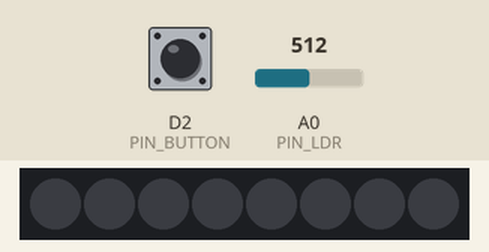
This sketch was run on a simulated ESP8266 (NodeMCU). Parts: 8 RGB LEDs in strip order, left to right. The test bench sets the inputs (shaded band); at power-on: A0 (PIN_LDR) = 512, D2 (PIN_BUTTON) HIGH. Dim RGB values are drawn brighter than linear; WiFi joins after 1.5 s; servers stay silent unless stated; no MQTT or app messages arrive unless stated; what the sketch prints to the serial monitor is not drawn.

Above: at 3.4 s.
3.5 s: A0 (PIN_LDR) set to 8
At 4.6 s:
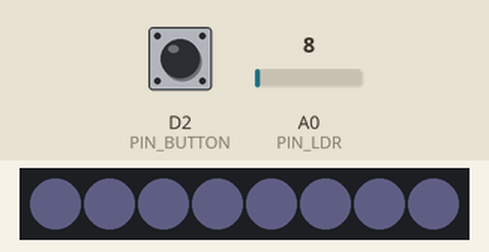
5.2 s: D2 (PIN_BUTTON) pulled LOW for 0.15 s
At 6.6 s:
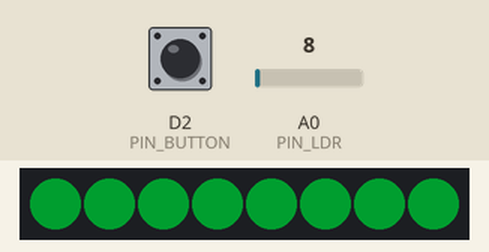
8.3 s: D2 (PIN_BUTTON) pulled LOW for 1 s
At 9.0 s:
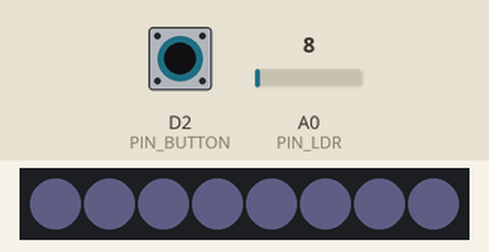
10.8 s: D2 (PIN_BUTTON) pulled LOW for 3.2 s
At 12.1 s:
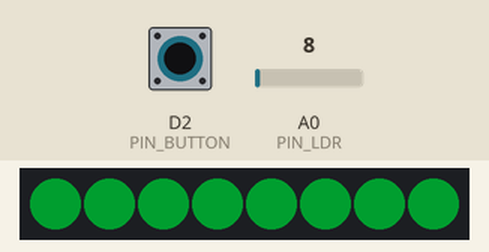
Timing chart, 0 to 13.8 s (numbered marks = the images above; inputs shaded):
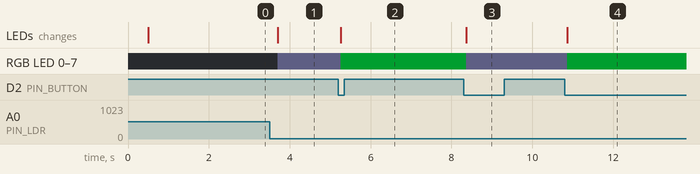

Measured:
- after the input at 3.5 s, RGB LED 0–7: off → RGB(5, 5, 7) after 0.21 s; the LEDs: change after 0.21 s (image 1)
- after the input at 5.2 s, RGB LED 0–7: RGB(5, 5, 7) → RGB(0, 30, 9) after 0.06 s; the LEDs: change after 0.06 s (image 2)
- after the input at 8.3 s, RGB LED 0–7: RGB(0, 30, 9) → RGB(5, 5, 7) after 0.07 s; the LEDs: change after 0.07 s (image 3)
- after the input at 10.8 s, RGB LED 0–7: RGB(5, 5, 7) → RGB(0, 30, 9) after 0.06 s; the LEDs: change after 0.06 s (image 4)

The sketch:

sketch_nov25a.ino
```cpp
#include <ESP8266WiFi.h>
#include <PubSubClient.h>
#include <ArduinoJson.h>
#include <Adafruit_NeoPixel.h>

// ==========================================
// 1. RED WI-FI
const char* WIFI_SSID = "nombre_de_red_wifi";
const char* WIFI_PASS = "tu_contraseña_wifi";
#define NUM_LEDS 8

// ==========================================
// 2. PINES DE HARDWARE (NODEMCU V2 AMICA)
#define PIN_LDR     A0  // nodo LDR + resistencia
#define PIN_BUTTON  D2  // boton a GND
#define PIN_LED     D5  // DIN de la tira LED

// ==========================================
// 3. MQTT (WEBAPP PARADA SEGURA)
const char* MQTT_BROKER   = "broker.emqx.io";
const int   MQTT_PORT     = 1883;
const char* CLIENT_ID     = "esp8266_parada_p14_lina";
const char* TOPIC_ESTADO  = "parada_segura_uabc_441/p14/estado";
const char* TOPIC_COMANDO = "parada_segura_uabc_441/p14/comandos";

// ==========================================
// 4. VARIABLES Y UMBRALES
WiFiClient espClient;
PubSubClient mqtt(espClient);
Adafruit_NeoPixel aroLed(NUM_LEDS, PIN_LED, NEO_GRB + NEO_KHZ800);
WiFiEventHandler eventoDesconexion;

int lecturaCrudaLdr = 0;
int luxActual = 0;
bool modoNocturno = false;
bool paradaSolicitada = false;
bool botonPresionado = false;
String estadoLed = "OFF";
bool wifiYaConectado = false;

unsigned long ultimoEnvioMqtt = 0;
unsigned long ultimaLecturaLdr = 0;
unsigned long ultimoLogLdr = 0;
unsigned long ultimoAvisoWifi = 0;
unsigned long ultimoIntentoMqtt = 0;
unsigned long ultimoReboteBoton = 0;
int ultimoEstadoBoton = HIGH;

const unsigned long INTERVALO_TELEMETRIA = 3000;
const unsigned long INTERVALO_LECTURA_LDR = 500; // Evita saturar el radio Wi-Fi

// Umbrales calibrados a tu lectura real (oscuro: ~2, con luz: ~48-100)
const int UMBRAL_NOCHE_ON  = 8; // Enciende modo nocturno si Lux <= 15
const int UMBRAL_NOCHE_OFF = 18; // Apaga modo nocturno si Lux >= 35

// ==========================================
// HARDWARE
void actualizarAroLed() {
  if (paradaSolicitada) {
    estadoLed = "ALERT";
    for (int i = 0; i < NUM_LEDS; i++) {
      aroLed.setPixelColor(i, aroLed.Color(0, 255, 80));
    }
  } else if (modoNocturno) {
    estadoLed = "COURTESY";
    for (int i = 0; i < NUM_LEDS; i++) {
      aroLed.setPixelColor(i, aroLed.Color(45, 45, 60));
    }
  } else {
    estadoLed = "OFF";
    aroLed.clear();
  }
  aroLed.show();
}

void publicarEstado() {
  if (!mqtt.connected()) return;

  JsonDocument doc;
  doc["stop_id"] = 14;
  doc["lux"] = luxActual;
  doc["night_mode"] = modoNocturno;
  doc["button_pressed"] = botonPresionado;
  doc["led_state"] = estadoLed;
  doc["seats_free"] = 7;
  doc["occupancy_color"] = "GREEN";
  doc["device_id"] = "ESP8266-P14";
  doc["rssi"] = WiFi.RSSI();

  char payload[256];
  serializeJson(doc, payload);

  if (mqtt.publish(TOPIC_ESTADO, payload, false)) {
    Serial.printf("[MQTT TX] %s\n", payload);
  } else {
    Serial.println("[MQTT ERROR] Fallo al publicar");
  }
}

void leerLdr() {
  lecturaCrudaLdr = analogRead(PIN_LDR);
  luxActual = map(lecturaCrudaLdr, 0, 1023, 0, 1000);
  luxActual = constrain(luxActual, 0, 1000);

  if (millis() - ultimoLogLdr >= 2000) {
    ultimoLogLdr = millis();
    Serial.printf("[LDR] A0 crudo: %d | Lux: %d | Noche: %s | LED: %s\n",
                  lecturaCrudaLdr, luxActual, modoNocturno ? "SI" : "NO", estadoLed.c_str());
  }

  bool nuevoModoNocturno = modoNocturno;
  if (!modoNocturno && luxActual <= UMBRAL_NOCHE_ON) {
    nuevoModoNocturno = true;
  } else if (modoNocturno && luxActual >= UMBRAL_NOCHE_OFF) {
    nuevoModoNocturno = false;
  }

  if (nuevoModoNocturno != modoNocturno) {
    modoNocturno = nuevoModoNocturno;
    Serial.printf("[CAMBIO LDR] Modo nocturno: %s (A0=%d, Lux=%d)\n",
                  modoNocturno ? "ACTIVADO" : "DESACTIVADO", lecturaCrudaLdr, luxActual);
    actualizarAroLed();
    publicarEstado();
  }
}

void leerBoton() {
  int lecturaBoton = digitalRead(PIN_BUTTON);
  if (lecturaBoton != ultimoEstadoBoton) {
    ultimoReboteBoton = millis();
  }

  if ((millis() - ultimoReboteBoton) > 50) {
    if (lecturaBoton == LOW && !botonPresionado) {
      botonPresionado = true;
      paradaSolicitada = !paradaSolicitada;
      Serial.printf("[BOTON] Parada solicitada: %s\n", paradaSolicitada ? "SI" : "NO");
      actualizarAroLed();
      publicarEstado();
    } else if (lecturaBoton == HIGH) {
      botonPresionado = false;
    }
  }
  ultimoEstadoBoton = lecturaBoton;
}

void recibirComandoMqtt(char* topic, byte* payload, unsigned int length) {
  Serial.print("[MQTT RX] ");
  for (unsigned int i = 0; i < length; i++) Serial.print((char)payload[i]);
  Serial.println();

  JsonDocument doc;
  if (deserializeJson(doc, payload, length)) return;

  const char* action = doc["action"];
  if (action != nullptr) {
    if (strcmp(action, "REQUEST_STOP") == 0) {
      paradaSolicitada = true;
      actualizarAroLed();
      publicarEstado();
    } else if (strcmp(action, "CANCEL_STOP") == 0) {
      paradaSolicitada = false;
      actualizarAroLed();
      publicarEstado();
    }
  }
}

void gestionarRed() {
  if (WiFi.status() != WL_CONNECTED) {
    wifiYaConectado = false;
    if (millis() - ultimoAvisoWifi > 5000) {
      ultimoAvisoWifi = millis();
      Serial.printf("[WI-FI] Esperando %s (estado=%d)\n", WIFI_SSID, WiFi.status());
    }
    return;
  }

  if (!wifiYaConectado) {
    wifiYaConectado = true;
    Serial.print("[WI-FI] CONECTADO! IP: ");
    Serial.println(WiFi.localIP());
  }

  if (!mqtt.connected()) {
    if (millis() - ultimoIntentoMqtt > 5000) {
      ultimoIntentoMqtt = millis();
      Serial.print("[MQTT] Conectando a broker.emqx.io... ");
      if (mqtt.connect(CLIENT_ID)) {
        Serial.println("CONECTADO!");
        mqtt.subscribe(TOPIC_COMANDO, 1);
        publicarEstado();
      } else {
        Serial.printf("Fallo (rc=%d)\n", mqtt.state());
      }
    }
  } else {
    mqtt.loop();
  }
}

void setup() {
  Serial.begin(115200);
  delay(500);
  Serial.println("\n=== INICIANDO PARADA SEGURA P14 ===");

  pinMode(PIN_BUTTON, INPUT_PULLUP);

  // LEDs apagados durante la conexion Wi-Fi
  aroLed.begin();
  aroLed.setBrightness(30);
  aroLed.clear();
  aroLed.show();

  WiFi.persistent(false);
  WiFi.mode(WIFI_STA);
  WiFi.disconnect();
  delay(200);

  eventoDesconexion = WiFi.onStationModeDisconnected([](const WiFiEventStationModeDisconnected& evt) {
    Serial.printf("[WI-FI RAZON] %s -> codigo %d\n", evt.ssid.c_str(), (int)evt.reason);
  });

  WiFi.setSleepMode(WIFI_NONE_SLEEP);
  WiFi.setAutoReconnect(true);
  Serial.printf("[WI-FI] Conectando a %s...\n", WIFI_SSID);
  WiFi.begin(WIFI_SSID, WIFI_PASS);

  unsigned long inicio = millis();
  while (WiFi.status() != WL_CONNECTED && millis() - inicio < 12000) {
    delay(250);
  }

  mqtt.setServer(MQTT_BROKER, MQTT_PORT);
  mqtt.setCallback(recibirComandoMqtt);

  // Lectura inicial del LDR ya conectado
  leerLdr();
  modoNocturno = (luxActual <= UMBRAL_NOCHE_ON);
  actualizarAroLed();
}

void loop() {
  gestionarRed();
  leerBoton();

  if (millis() - ultimaLecturaLdr >= INTERVALO_LECTURA_LDR) {
    ultimaLecturaLdr = millis();
    leerLdr();
  }

  if (millis() - ultimoEnvioMqtt >= INTERVALO_TELEMETRIA) {
    ultimoEnvioMqtt = millis();
    publicarEstado();
  }

  yield();
}
```
